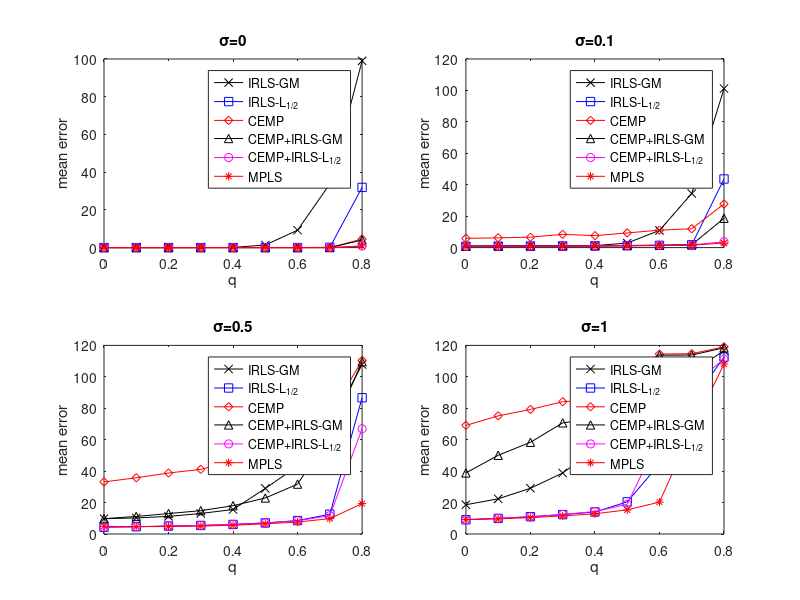

Write the MATLAB code that produced this figure.
X_0=[0 0 0 0 0 0;
    0 0 0 0 0 0;
    0 0 0 0 0 0;
    0 0 0 0 0 0;
    0    0.0007	 0.09 	0.0009	0	0;
    0	0.0009	1.37	0.0004	0.000153 0;
    0	0.0013	9.23	0.004	0	0;
    0	0.0021	33.7413	0.1412	0.0007	0.002;
    4.5128	4.0125	99.0145	31.9132	0.8598	0.82];
    %35.3298	34.0103	108.4167	94.25	7.5208	5.029112;
    %115.9553	116.0319	115.6206	112.2244	110.7823	105.285481]


X_01 = [5.8552	0.9139	0.9137	0.8102	0.8104	0.914336;
        6.2322	0.9975	0.9969	0.881	0.8826	0.876031;
        6.6084    1.0657    1.0647    0.9580    0.9556  0.833165;
        8.4389    1.1226    1.1444    1.0125    1.0138  0.885744;
        7.6120    1.2012    1.2442    1.1011    1.1040   0.965267;
        9.3144    1.3598    2.8914    1.2368    1.2424   1.086916;
        11.1093    1.5472   10.9360    1.4315    1.4341  1.255375; 
        11.9593    1.7643   34.4160    1.7832    1.6795  1.501591;
        27.7502   18.6608  101.1811   43.6502    3.7156  2.889807];
        %64.8361   59.1604  108.2627   95.3473   15.1155   7.427232]
    
    
    
X_05 = [33.1426    9.7505    9.7436    4.3135    4.3186  4.874652;
        35.7626   11.1645   10.2303    4.6243    4.6180  4.709424;
        38.8009   13.0026   11.1960    5.0679    5.0699  4.743824;
        41.1302   14.8536   13.0703    5.4559    5.4762  5.019928;
        46.4403   18.0052   15.5723    6.0948    6.1130  5.574112;
        50.3965   22.9044   28.9661    7.0377    7.0377  6.469858;
        55.9621   31.7303   43.2337    8.5566    8.3950  7.585550;
        75.7670   62.6259   68.8260   12.5895   11.6543  9.776578;
        110.4646  109.6190  107.7913   86.6760   66.9572  19.340759];
        %118.8403  118.3172  111.3642  104.4442  111.2086  105.942593]

        
X_1 = [69.0823   38.8434   18.6117    9.0691    9.0933   9.241387;
       75.1682   50.0777   22.3841    9.9279   10.0038   9.619569;
       79.2322   58.3420   29.1049   11.0263   10.9660   10.409913;
       84.1488   70.7066   38.8102   12.3452   12.4315   11.485879;
       85.6564   73.3967   53.7217   14.0203   14.3024   12.883519;
       100.7910   97.4950   79.9970   20.4374   18.9012  15.336908;
       114.5258  113.7442   94.5760   44.5400   61.7607  20.311623;
       114.7093  113.8523  103.0205   83.5809   94.7457  66.093464;
       119.1158  118.4559  116.6636  112.5991  111.2527  108.134966];

subplot(2,2,1);  
x=0:0.1:0.8;
X=X_0;
X = X(:,[3,4,1,2,5,6]);
plot(x', X(:,1),'k-x',x', X(:,2),'b-s', x', X(:,3),'r-d', x', X(:,4),'k-^', x', X(:,5),'m-o',x', X(:,6),'r-*');
legend( 'IRLS-GM', 'IRLS-L_{1/2}', 'CEMP', 'CEMP+IRLS-GM', 'CEMP+IRLS-L_{1/2}', 'MPLS')
title('\sigma=0')
xlabel('q') 
ylabel('mean error') 

subplot(2,2,2);    

X=X_01;
X = X(:,[3,4,1,2,5,6]);
plot(x', X(:,1),'k-x',x', X(:,2),'b-s', x', X(:,3),'r-d', x', X(:,4),'k-^', x', X(:,5),'m-o',x', X(:,6),'r-*');
legend( 'IRLS-GM', 'IRLS-L_{1/2}', 'CEMP', 'CEMP+IRLS-GM', 'CEMP+IRLS-L_{1/2}', 'MPLS')
title('\sigma=0.1')
xlabel('q') 
ylabel('mean error') 


subplot(2,2,3);  

X=X_05;
X = X(:,[3,4,1,2,5,6]);
plot(x', X(:,1),'k-x',x', X(:,2),'b-s', x', X(:,3),'r-d', x', X(:,4),'k-^', x', X(:,5),'m-o',x', X(:,6),'r-*');
legend( 'IRLS-GM', 'IRLS-L_{1/2}', 'CEMP', 'CEMP+IRLS-GM', 'CEMP+IRLS-L_{1/2}', 'MPLS')
title('\sigma=0.5')
xlabel('q') 
ylabel('mean error') 

subplot(2,2,4);  
X=X_1;
X = X(:,[3,4,1,2,5,6]);
plot(x', X(:,1),'k-x',x', X(:,2),'b-s', x', X(:,3),'r-d', x', X(:,4),'k-^', x', X(:,5),'m-o',x', X(:,6),'r-*');
legend( 'IRLS-GM', 'IRLS-L_{1/2}', 'CEMP', 'CEMP+IRLS-GM', 'CEMP+IRLS-L_{1/2}', 'MPLS')
title('\sigma=1')
xlabel('q') 
ylabel('mean error') 
